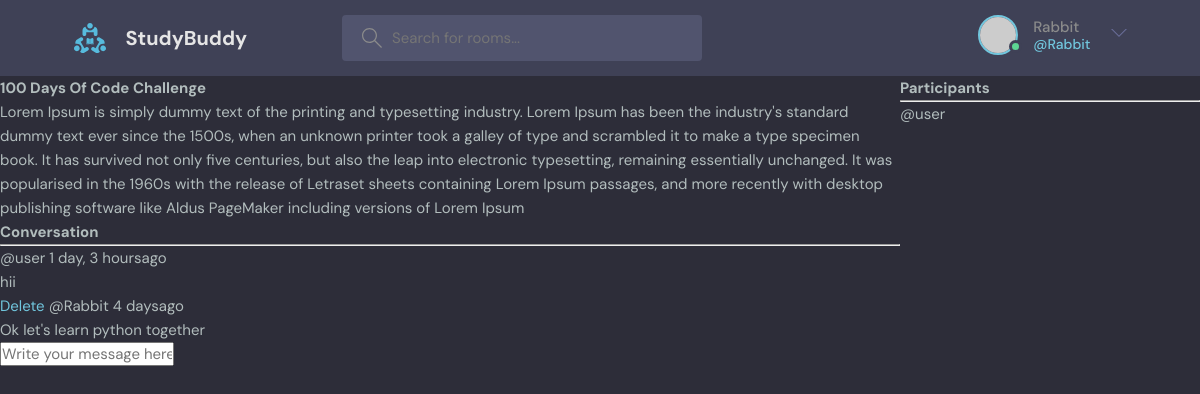
The app's page /room/2/ (signed in) with its own data.
### base/models.py (models this page shows, shortened)
class Room(models.Model):
    host = models.ForeignKey(User, on_delete=models.SET_NULL, null=True)
    topic = models.ForeignKey(Topic, on_delete=models.SET_NULL, null=True)
    name = models.CharField(max_length=200)
    description = models.TextField(null=True, blank=True)
    participants = models.ManyToManyField(User, related_name='participants', blank=True )
    updated = models.DateTimeField(auto_now=True)
    created = models.DateTimeField(auto_now_add=True)
    class Meta:
        ordering = ['-updated', '-created']

class Message(models.Model):
    user = models.ForeignKey(User, on_delete=models.CASCADE)
    room = models.ForeignKey(Room, on_delete=models.CASCADE)
    body = models.TextField()
    updated = models.DateTimeField(auto_now=True)
    created = models.DateTimeField(auto_now_add=True)
    class Meta:
        ordering = ['-updated', '-created']

### base/views.py (the view, shortened to what this page needs)
# urls.py: path('room/<str:pk>/', views.room, name="room"),
def room(request, pk):
    room = Room.objects.get(id=pk)
    room_messages = room.message_set.all()
    participants = room.participants.all()
    context = {'room' : room, 'room_messages' : room_messages, 'participants': participants}
    return render(request, 'base/room.html', context)

### base/templates/base/room.html (shortened to what this page needs)
{% extends 'main.html' %}
{% block content %}
<div class="room-container">
    <div>
<h1>{{room.name}}</h1>
<p>{{room.description}}</p>
<div class="comment-wrapper">
    <h3>Conversation</h3>
    <hr>
    {% for message in room_messages %}
    <div>
        {% if request.user == message.user %}
        <a href="{% url 'delete-message' message.id %}">Delete</a>
        {% endif %}
        <small>@{{message.user}}  {{message.created|timesince}}ago</small>
        <p> {{message.body}} </p>
    </div>
    {% endfor %}
</div>
{% if request.user.is_authenticated %}
<div class="comment-forn">
<form method="POST" action="">
    <input type="text" name="body" placeholder="Write your message here...." />
</form>
</div>
{% endif %}
</div>
<div>
<h3>Participants</h3>
<hr>
{% for user in participants %}
   <div>
    <p>@{{user.username}}</p>
   </div>
{% endfor %}
</div>
</div>
{% endblock content %}

### templates/navbar.html (shortened to what this page needs)
{% load static %}
<header class="header header--loggedIn">
    <div class="container">
      <a href="{% url 'home' %}" class="header__logo">
        <img src="{% static 'images/logo.svg' %}" />
        <h1>StudyBuddy</h1>
      </a>
      <form class="header__search" method="GET" action="{% url 'home' %}" >
        <label>
          <input name="q" placeholder="Search for rooms..." />
        </label>
      </form>
      <nav class="header__menu">
        {% if request.user.is_authenticated %}
        <div class="header__user">
          <a href="profile.html">
            <div class="avatar avatar--medium active">
              <img src="https://randomuser.me/api/portraits/men/37.jpg" />
            </div>
            <p>{{request.user.username}}<span>@{{request.user.username}}</span></p>
          </a>
          <button class="dropdown-button">
            <svg version="1.1" xmlns="http://www.w3.org/2000/svg" width="32" height="32" viewBox="0 0 32 32">
              <title>chevron-down</title>
              <path d="M16 21l-13-13h-3l16 16 16-16h-3l-13 13z"></path>
            </svg>
          </button>
        </div>
        {% else %}
        <a href="{% url 'login' %}">
          <img src="{% static 'images/avatar.svg' %}" />
          <p>Login</p>
        </a>
        {% endif %}
      </nav>
    </div>
  </header>

### static/styles/style.css (style rules this page uses)
:root { --color-main: #71c6dd; --color-main-light: #e1f6fb; --color-dark: #3f4156; --color-dark-medium: #51546e; --color-dark-light: #696d97; --color-light: #e5e5e5; --color-gray: #8b8b8b; --color-light-gray: #b2bdbd; --color-bg: #2d2d39; --color-success: #5dd693; --color-error: #fc4b0b; }
* { font-family: "DM Sans", -apple-system, BlinkMacSystemFont, "Segoe UI", Roboto, Oxygen, Ubuntu, Cantarell, "Open Sans", "Helvetica Neue", sans-serif; margin: 0; padding: 0; box-sizing: border-box; text-rendering: optimizeLegibility; font-size: inherit; }
html { font-size: 56.25%; }
@media only screen and (min-width: 1200px) { html { font-size: 62.5%; } }
body { line-height: 1.6; font-weight: 400; font-size: 1.5rem; color: var(--color-light-gray); background-color: var(--color-bg); min-height: 100vh; }
img { width: 100%; }
a { display: inline-block; color: var(--color-main); text-decoration: none; }
.container { max-width: 120rem; width: 90%; margin: auto; }
.avatar { position: relative; display: inline-block; border-radius: 50%; border: 2px solid var(--color-main); }
.avatar img { display: block; border-radius: 50%; object-fit: cover; object-position: center; }
.avatar::after { content: ""; display: block; position: absolute; background-color: var(--color-gray); z-index: 111; border-radius: 50%; border: 0.3rem solid var(--color-dark); }
.avatar.active::after { background-color: var(--color-success); }
.avatar.avatar--medium img { width: 3.6rem; height: 3.6rem; border-radius: 50%; }
.avatar.avatar--medium:after { width: 0.7rem; height: 0.7rem; bottom: 0px; right: -6px; }
.header { padding: 1.5rem; background-color: var(--color-dark); }
.header > .container { display: flex; gap: 9.5rem; }
.header__logo, .header__user { display: flex; gap: 2rem; align-items: center; }
.header__logo > img { height: 3.2rem; width: 3.2rem; }
.header__logo > h1 { font-weight: 700; font-size: 2rem; color: var(--color-light); }
.header__search > label { background-color: var(--color-dark-medium); padding: 1.3rem 1rem; display: flex; align-items: center; gap: 1rem; border-radius: 4px; }
.header__search svg { fill: var(--color-gray); width: 2rem; height: 2rem; margin-left: 1rem; }
.header__search input { width: 30rem; background: transparent; border: none; outline: none; color: var(--color-light); }
.header__menu { margin-left: auto; position: relative; }
.header__menu a { display: flex; gap: 1.5rem; align-items: center; font-weight: 500; text-decoration: none; color: var(--color-gray); }
.header__menu img { height: 3.6rem; }
.header__menu p { line-height: 1.2; }
.header__menu span { color: var(--color-main); font-weight: 500; font-size: 1.4rem; display: block; }
.header__menu svg { width: 1.6rem; height: 1.6rem; fill: var(--color-dark-light); }
.dropdown-button { background: transparent; border: 0; outline: 0; cursor: pointer; }

### base/templates/base/room.html (style rules this page uses)
.room-container { display: grid; grid-template-columns: 3fr 1fr; }

### records on screen
Room: name "100 Days Of Code Challenge", description "Lorem Ipsum is simply dummy text of the printing and typesetting industry. Lorem Ipsum has been the industry's standard dummy text ever since the 1500s, when an unknown printer took a galley of type and scrambled it to make a type specimen book. It has survived not only five centuries, but also the leap into electronic typesetting, remaining essentially unchanged. It was popularised in the 1960s with the release of Letraset sheets containing Lorem Ipsum passages, and more recently with desktop publishing software like Aldus PageMaker including versions of Lorem Ipsum"
Message: user "user", created "1 day, 3 hours", body "hii"
Message: shows "Delete", user "Rabbit", created "4 days", body "Ok let's learn python together"

### other values on screen
{{ request.user.username }} "Rabbit"
{{ user.username }} "user"
